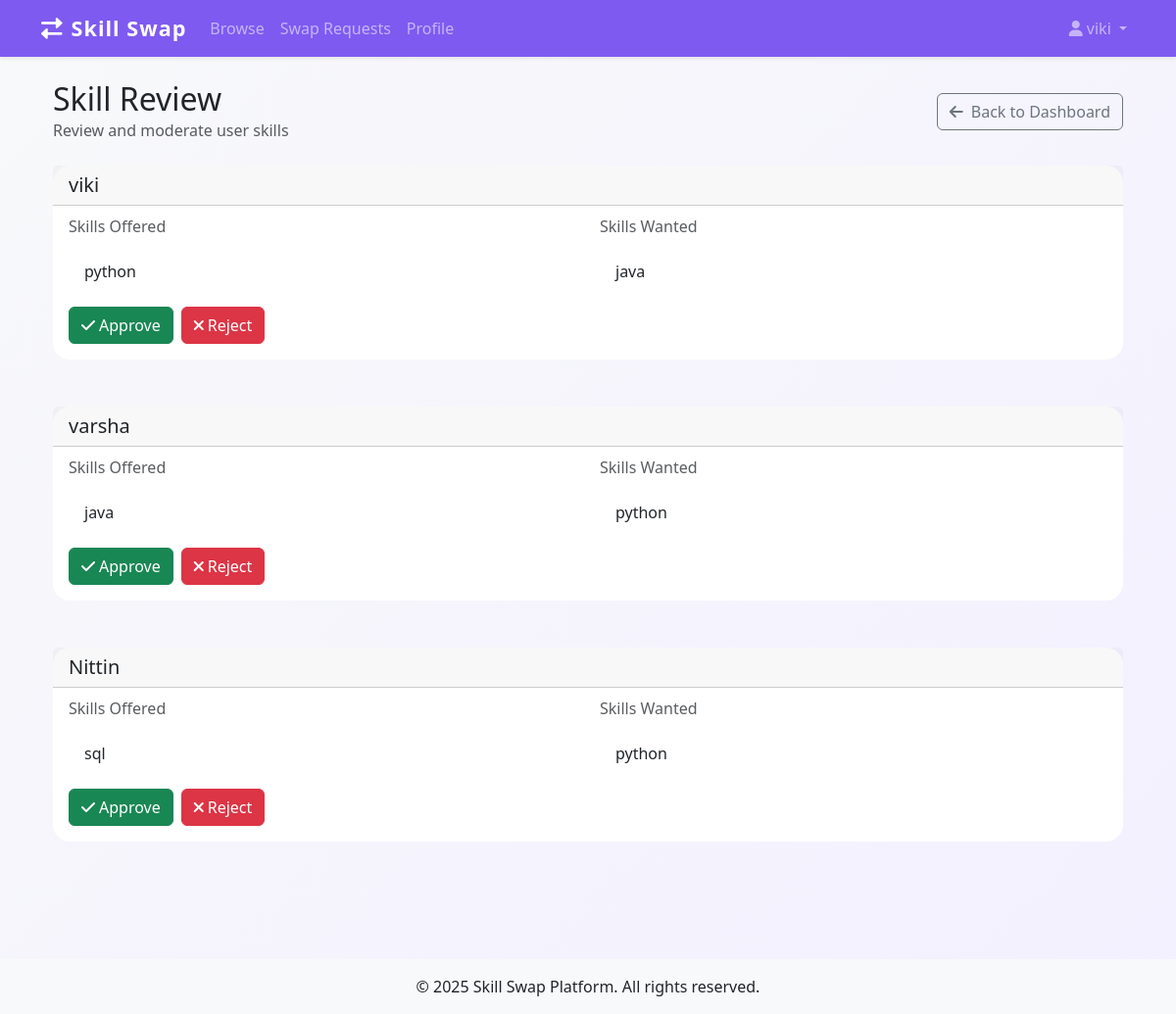
The page /admin/review_skills (signed in) on the database its author committed.
### models.py (models this page shows, shortened)
class User(UserMixin, db.Model):
    id = db.Column(db.Integer, primary_key=True)
    name = db.Column(db.String(150), nullable=False)
    email = db.Column(db.String(150), unique=True, nullable=False)
    location = db.Column(db.String(150))
    photo = db.Column(db.String(300))
    skills_offered = db.Column(db.String(300))
    skills_wanted = db.Column(db.String(300))
    availability = db.Column(db.String(100))
    is_public = db.Column(db.Boolean, default=True)
    is_admin = db.Column(db.Boolean, default=False)
    banned = db.Column(db.Boolean, default=False)
    password_hash = db.Column(db.String(150), nullable=False)

### app.py (the view)
@app.route('/admin/review_skills')
@login_required
def admin_review_skills():
    if not current_user.is_admin:
        abort(403)
    users = User.query.all()
    skills_to_review = []
    for user in users:
        if user.is_public:  # Only review public profiles
            skills = {
                'offered': user.skills_offered.split(',') if user.skills_offered else [],
                'wanted': user.skills_wanted.split(',') if user.skills_wanted else []
            }
            issues = []
            if skills['offered']:
                for skill in skills['offered']:
                    if skill.lower() in ['admin', 'administrator', 'moderator', 'support']:
                        issues.append(f"Suspicious skill: {skill}")
                    if len(skill) < 3:  # Too short
                        issues.append(f"Skill too short: {skill}")
                    if len(skill) > 50:  # Too long
                        issues.append(f"Skill too long: {skill}")
            if skills['wanted']:
                for skill in skills['wanted']:
                    if skill.lower() in ['admin', 'administrator', 'moderator', 'support']:
                        issues.append(f"Suspicious skill: {skill}")
                    if len(skill) < 3:
                        issues.append(f"Skill too short: {skill}")
                    if len(skill) > 50:
                        issues.append(f"Skill too long: {skill}")
            skills_to_review.append({
                'user': user,
                'skills': skills,
                'issues': issues,
                'has_issues': len(issues) > 0
            })
    return render_template('admin/review_skills.html',
                         users=skills_to_review)

### app.py (called while the page is built)
@login_manager.user_loader
def load_user(user_id):
    return User.query.get(int(user_id))

### templates/admin/review_skills.html (shortened to what this page needs)
{% extends 'base.html' %}
{% block content %}
<div class="container-fluid">
    <div class="row mb-4">
        <div class="col-12">
            <div class="d-flex justify-content-between align-items-center">
                <div>
                    <h2 class="mb-0">Skill Review</h2>
                    <p class="text-muted mb-0">Review and moderate user skills</p>
                </div>
                <div>
                    <a href="{{ url_for('admin_dashboard') }}" class="btn btn-outline-secondary">
                        <i class="fas fa-arrow-left me-2"></i>Back to Dashboard
                    </a>
                </div>
            </div>
        </div>
    </div>
    {% if users %}
    <div class="row">
        {% for user in users %}
        <div class="col-12 mb-4">
            <div class="card {% if user.has_issues %}border-warning{% endif %}">
                <div class="card-header d-flex justify-content-between align-items-center">
                    <h5 class="mb-0">{{ user.user.name }}</h5>
                </div>
                <div class="card-body">
                    <div class="row">
                        <div class="col-md-6">
                            <h6 class="card-subtitle mb-3 text-muted">Skills Offered</h6>
                            <ul class="list-group list-group-flush">
                                {% for skill in user.skills.offered %}
                                <li class="list-group-item {% if skill.lower() in ['admin', 'administrator', 'moderator', 'support'] or skill|length < 3 or skill|length > 50 %}bg-warning text-dark{% endif %}">
                                    {{ skill }}
                                </li>
                                {% endfor %}
                            </ul>
                        </div>
                        <div class="col-md-6">
                            <h6 class="card-subtitle mb-3 text-muted">Skills Wanted</h6>
                            <ul class="list-group list-group-flush">
                                {% for skill in user.skills.wanted %}
                                <li class="list-group-item {% if skill.lower() in ['admin', 'administrator', 'moderator', 'support'] or skill|length < 3 or skill|length > 50 %}bg-warning text-dark{% endif %}">
                                    {{ skill }}
                                </li>
                                {% endfor %}
                            </ul>
                        </div>
                    </div>
                    <div class="mt-3">
                        <div class="btn-group w-100">
                            <form method="POST" action="{{ url_for('admin_approve_skill', user_id=user.user.id) }}" class="d-inline">
                                <button type="submit" class="btn btn-success me-2">
                                    <i class="fas fa-check me-1"></i>Approve
                                </button>
                            </form>
                            <form method="POST" action="{{ url_for('admin_reject_skill', user_id=user.user.id) }}" class="d-inline">
                                <button type="submit" class="btn btn-danger">
                                    <i class="fas fa-times me-1"></i>Reject
                                </button>
                            </form>
                        </div>
                    </div>
                </div>
            </div>
        </div>
        {% endfor %}
    </div>
    {% endif %}
</div>
{% endblock %}

### templates/base.html (shortened to what this page needs)
<!DOCTYPE html>
<html lang="en">
<head>
    <link href="https://cdn.jsdelivr.net/npm/bootstrap@5.3.0/dist/css/bootstrap.min.css" rel="stylesheet">
    <link href="https://cdnjs.cloudflare.com/ajax/libs/font-awesome/6.0.0/css/all.min.css" rel="stylesheet">
    <link rel="stylesheet" href="{{ url_for('static', filename='custom.css') }}">
</head>
<body>
    <nav class="navbar navbar-expand-lg navbar-dark bg-primary shadow-sm">
        <div class="container">
            <a class="navbar-brand" href="{{ url_for('home') }}">
                <i class="fas fa-exchange-alt me-2"></i>Skill Swap
            </a>
            <div class="collapse navbar-collapse" id="navbarNav">
                <ul class="navbar-nav me-auto">
                    <li class="nav-item">
                        <a class="nav-link" href="{{ url_for('browse') }}">Browse</a>
                    </li>
                    <li class="nav-item">
                        <a class="nav-link" href="{{ url_for('swap_requests') }}">Swap Requests</a>
                    </li>
                    {% if current_user.is_authenticated %}
                    <li class="nav-item">
                        <a class="nav-link" href="{{ url_for('profile') }}">Profile</a>
                    </li>
                    {% endif %}
                </ul>
                <ul class="navbar-nav">
                    {% if current_user.is_authenticated %}
                    <li class="nav-item dropdown">
                        <a class="nav-link dropdown-toggle" href="#" id="navbarDropdown" role="button" data-bs-toggle="dropdown">
                            <i class="fas fa-user me-1"></i>{{ current_user.name }}
                        </a>
                    </li>
                    {% endif %}
                </ul>
            </div>
        </div>
    </nav>
    <main class="container py-4">
        {% block content %}{% endblock %}
    </main>
    <footer class="bg-light py-3 mt-5">
        <div class="container text-center">
            <p class="mb-0">&copy; 2025 Skill Swap Platform. All rights reserved.</p>
        </div>
    </footer>
</body>
</html>

### static/custom.css (style rules this page uses)
body { background: linear-gradient(135deg, #f8f9fa 0%, #f3f0ff 100%); min-height: 100vh; }
.navbar-brand { font-weight: bold; letter-spacing: 1px; font-size: 1.35rem; }
.card { margin-bottom: 1.5rem; border-radius: 1.1rem; border: none; }
.btn-primary, .navbar, .bg-primary { background-color: #7f5af0 !important; border: none; }

### rows shown on the page
User: name "viki", user.name "viki", skills_offered "python", skills_wanted "java"
User: user.name "varsha", skills_offered "java", skills_wanted "python"
User: user.name "Nittin", skills_offered "sql", skills_wanted "python"
